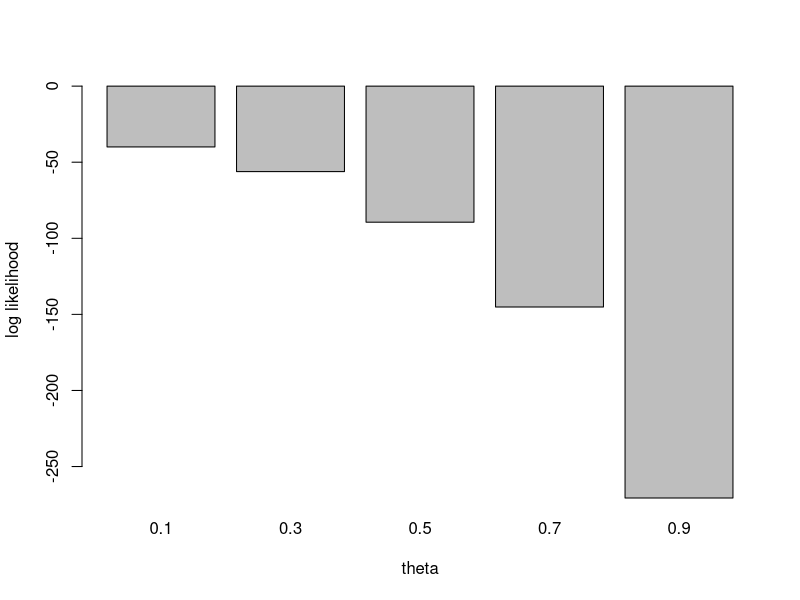
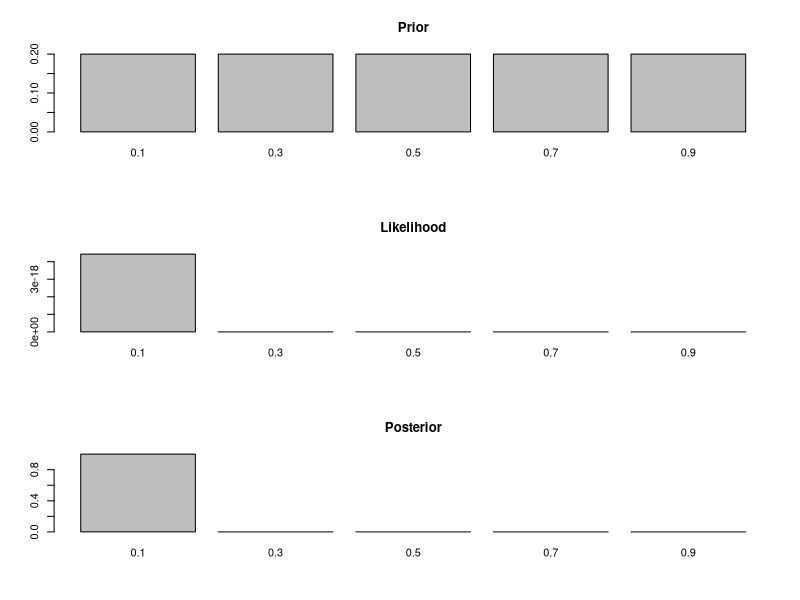
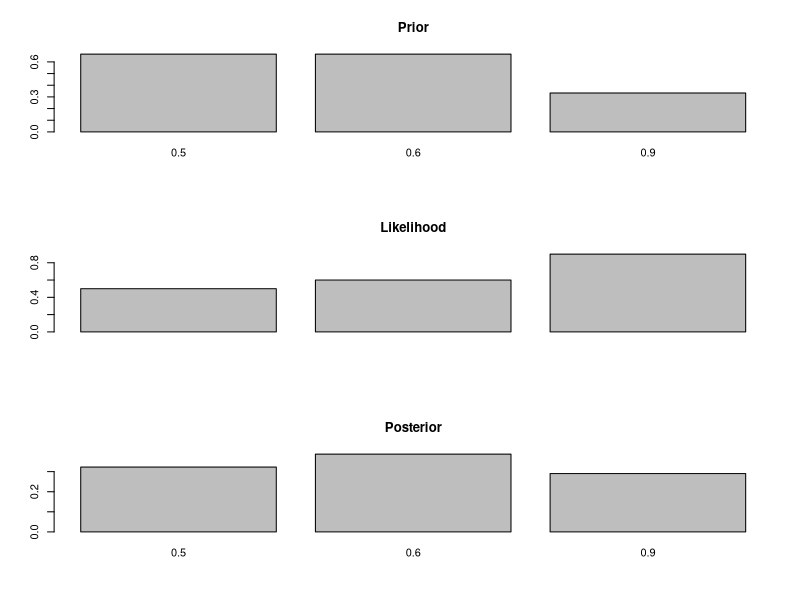
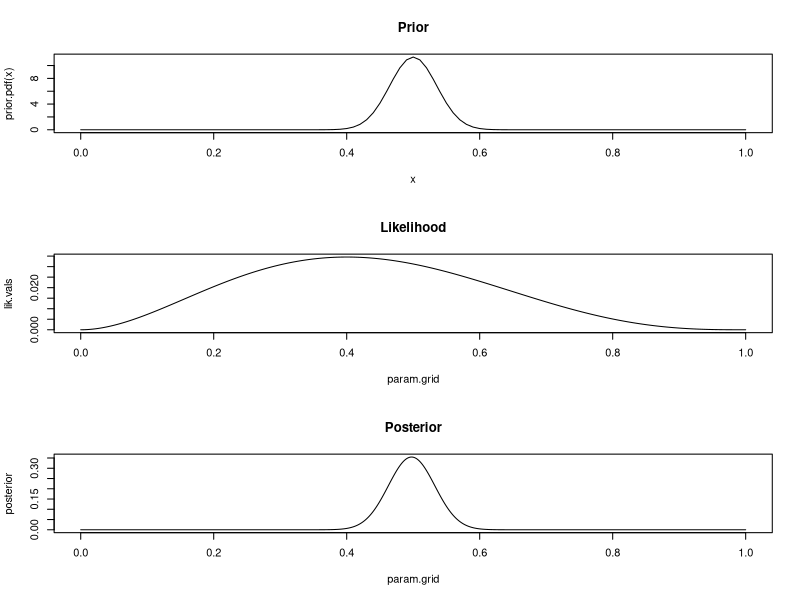

Write R code to recreate these figures, in order.
# Bayesian Statistics assignment

# Q.1
prior.sprt <- c(0.1, 0.3, 0.5, 0.7, 0.9)
prior.probs <- setNames(rep(1/length(prior.sprt), length(prior.sprt)), 
                            prior.sprt)
# (a) Sample a value of theta from the prior 
theta <- sample(prior.sprt, 1, T, prior.probs)

# (b) Random sample X1, X2...Xn from geometric distr
n <- 12
x.data <- rgeom(n, theta)

# (c) Likelihood function of theta
likfunc <- function(theta, x.data, pdf, take.log = T){
  dens.vals <- pdf(x.data, theta)
  if (take.log){
    sum(log(dens.vals))
  } else{
    prod(dens.vals)
  }
}
loglik.vals <- sapply(prior.sprt, likfunc, x.data=x.data, pdf=dgeom)
names(loglik.vals) <- prior.sprt
# (d) Plot the likelihood function
barplot(loglik.vals, xlab="theta", ylab="log likelihood")
mle <- as.numeric(names(which.max(loglik.vals)))

# posterior
lik.vals <- exp(loglik.vals)
numrtr <- prior.probs*lik.vals
denom <- sum(numrtr)
posterior <- numrtr/denom
# (d) Plot prior and posterior distr
bayes.plot <- function(prior, likelihood, posterior){
  par(mfrow=c(3, 1))
  barplot(prior, main="Prior")
  barplot(likelihood, main="Likelihood")
  barplot(posterior, main="Posterior")
}
bayes.plot(prior.probs, lik.vals, posterior)
# Q2
prior.sprt <- c(0.5, 0.6, 0.9)
num.coins <- c(2, 2, 1)
prior.probs <- setNames(c(num.coins/length(num.coins)),
                        prior.sprt)
x.data <- c(1)
dbern <- function(x, prob){
  ifelse(x == 1, prob, 1 - prob)
}
lik.vals <- sapply(prior.sprt, likfunc, x.data, 
                   dbern, take.log=FALSE)
numrtr <- prior.probs*lik.vals
denom <- sum(numrtr)
posterior <- numrtr/denom

bayes.plot(prior.probs, lik.vals, posterior)

# TODO: BayesBox dataframe

# Q3
rprior <- runif
# Create the observed data as mentioned in the question
x.data <- c(1, 0, 1, 0, 0)
alpha <- 101
beta <- 101
prior.pdf <- function (x) {dbeta(x, alpha, beta)}
curve(prior.pdf, 0, 1, main='Prior')

ngrid <- 1e3
param.grid <- seq(0, 1, length.out = ngrid)

pdf <- function (x) {likfunc(x, x.data, dbern, F)}
lik.vals <- sapply(param.grid, likfunc, x.data, dbern, F)
plot(param.grid, lik.vals, type='l', main='Likelihood')

prior.probs <- sapply(param.grid, prior.pdf)
numrtr <- prior.probs*lik.vals
denom <- sum(numrtr)
posterior <- numrtr

plot(param.grid, posterior, type='l', main='Posterior')


solve.Q3 <- function(n, x, alpha, beta){
  par(mfrow=c(3, 1))
  x.data <- rep(0, n)
  x.data[sample(1:n, x, F)]
  curve(prior.pdf, 0, 1, main='Prior')
  plot(param.grid, lik.vals, type='l', main='Likelihood')
  prior.probs <- sapply(param.grid, prior.pdf)
  numrtr <- prior.probs*lik.vals
  # denom <- sum(numrtr)
  posterior <- numrtr
  
  plot(param.grid, posterior, type='l', main='Posterior')
}
